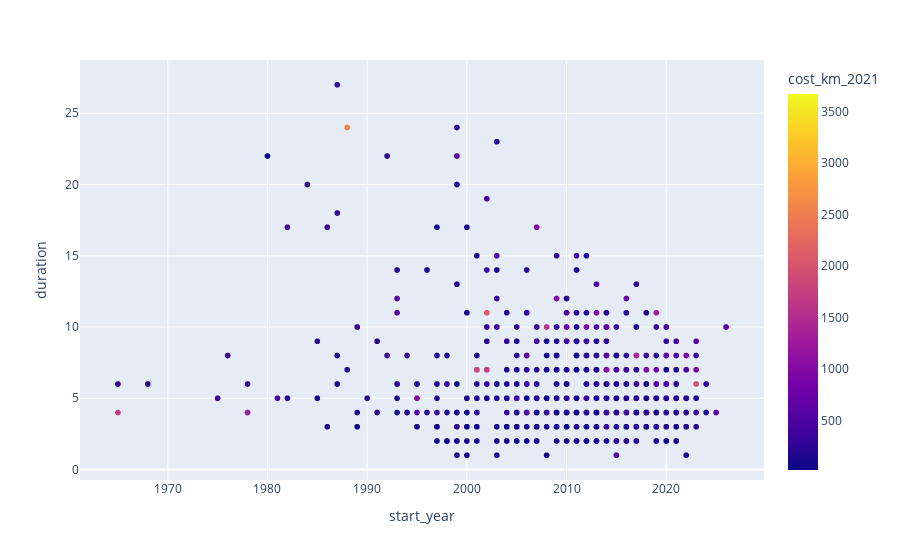

Notebook source saved alongside this figure:
### Markdown cell above
and also the duration of a project doesn't seem to be perfectly correlated with the cost of a project.

### Code cell
fig = px.scatter(df_engineered, x="start_year",y='duration',color = 'cost_km_2021')
fig.show()

### Figure 1 — Plotly figure (JSON) as saved in the notebook; plotly's stock layout.template omitted (floating-point values rounded to 4 significant figures; data arrays with more than 128 entries replaced by an {"elided": "..."} marker saying what was removed)
{"data": [{"hovertemplate": "start_year=%{x}<br>duration=%{y}<br>cost_km_2021=%{marker.color}<extra></extra>", "legendgroup": "", "marker": {"color": {"elided": "1015 float values"}, "coloraxis": "coloraxis", "symbol": "circle"}, "mode": "markers", "name": "", "showlegend": false, "type": "scattergl", "x": {"elided": "1015 int values"}, "xaxis": "x", "y": {"elided": "1015 int values"}, "yaxis": "y"}], "layout": {"coloraxis": {"colorbar": {"title": {"text": "cost_km_2021"}}, "colorscale": [[0, "#0d0887"], [0.1111, "#46039f"], [0.2222, "#7201a8"], [0.3333, "#9c179e"], [0.4444, "#bd3786"], [0.5556, "#d8576b"], [0.6667, "#ed7953"], [0.7778, "#fb9f3a"], [0.8889, "#fdca26"], [1, "#f0f921"]]}, "legend": {"tracegroupgap": 0}, "margin": {"t": 60}, "xaxis": {"anchor": "y", "domain": [0, 1], "title": {"text": "start_year"}}, "yaxis": {"anchor": "x", "domain": [0, 1], "title": {"text": "duration"}}}}
